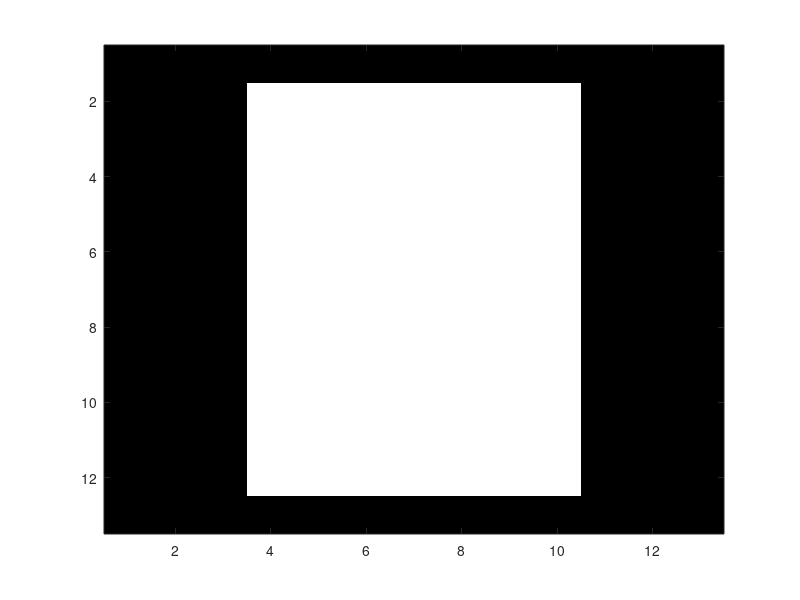
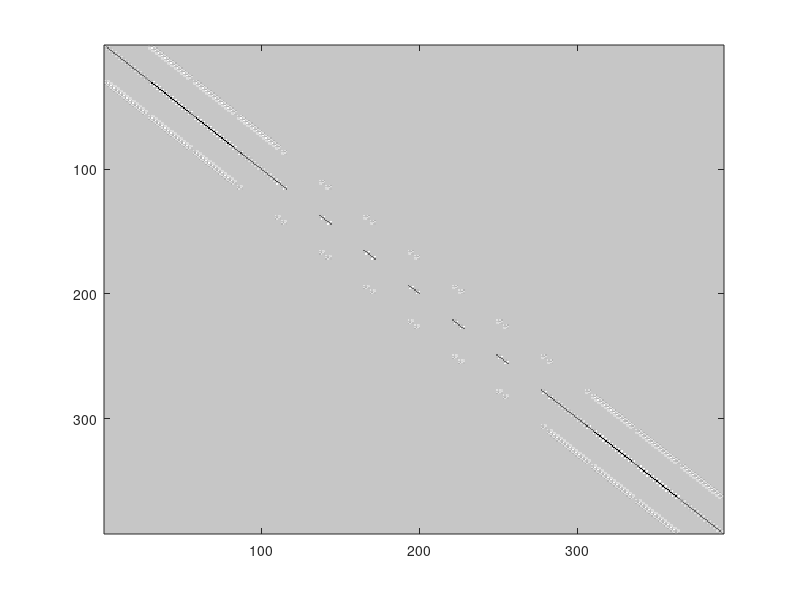
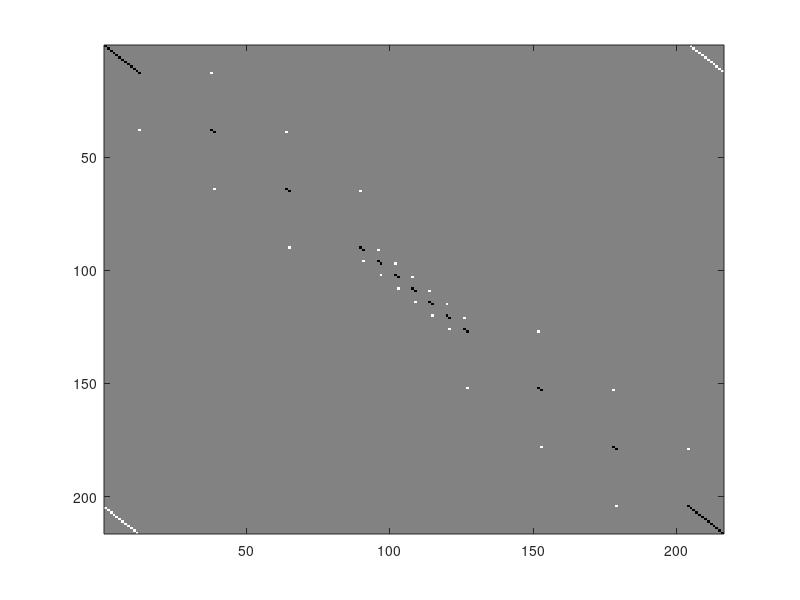
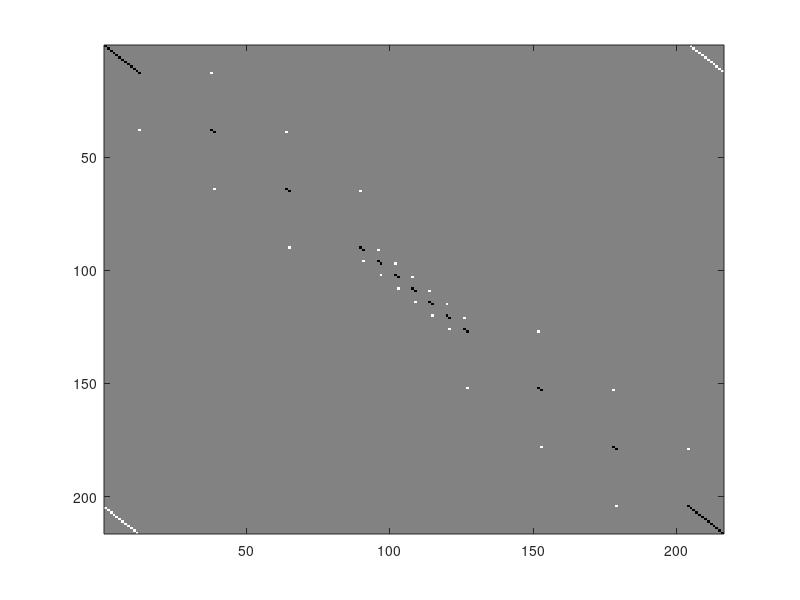

These charts were generated, in order, by the following MATLAB code:
function testing2()
E = [1 0];
nx=13;
ny=13;
delta = 0.02; %change in volume in every iteration
rmin = min([7,ceil(nx/4),ceil(ny/4)]);     %for mesh independent filter
a = 1; b = 1; %a, b for the shape function of elements in the macro FEM
am = a/nx; bm = a/ny; %size for the elements in the micro FEM is determined from using a,b,nx,ny

% x = random_init(nx, ny, Vf);   %initial design for microscale FEM
% x = design1(nx, ny);
% x = design2(nx, ny);

B = @(x,y,a,b)[ y - b,     0,   b - y,       0, b + y,     0, - b - y,       0;
               0, x - a,       0, - a - x,     0, a + x,       0,   a - x;
               x - a, y - b, - a - x,   b - y, a + x, b + y,   a - x, - b - y]/(4*a*b);

nu=0.3;
D = 1/(1-nu^2)*[1   nu  0;
                nu  1   0;
                0   0   (1-nu)/2;];
KE = @(x,y) B(x,y,am,bm)'*D*B(x,y,am,bm);
vx = @(a,b)[-a  -b;
             a  -b;
             a   b;
            -a   b];
b1 = integQuad(@(x,y)B(x,y,am,bm), vx(am,bm));
ke = integQuad(KE, vx(am,bm));

x = design3(nx, ny);
% x(1:ny, 1:nx) = 1;
% x(2:4,2:4)=0;
plot_fig(x, 1);
% x(rand(), ran
tic;
u = microFEM(nx, ny, a/nx,b/ny,x,ke, b1, D, E);
toc;
Dh = homogenization(nx, ny, x, b1, u, D, E)
toc;
% plot_asmb(x);
end

function plot_fig(x, i)
% a = figure(1);
a = figure('visible', 'off');
colormap(gray);
imagesc(1-x);
saveas(a,[num2str(i), '.jpg']);
end

function plot_asmb(x)
n = 3;
s = size(x);
t = zeros(3*s);
for i=1:n
  for j=1:n
    t(1+(j-1)*s(2):j*s(2),1+(i-1)*s(1):i*s(1)) = x;
  end
end
plot_fig(t,0);
end

function plot_result(nx, ny, x, u)
[X, Y] = meshgrid(1:nx+1, 1:ny+1);
Y = flipud(Y);
X1 = X + 1*reshape(u(1:2:size(u)), ny+1, nx+1);
Y1 = Y + 1*reshape(u(2:2:size(u)), ny+1, nx+1);
% disp(u);
C = ones(ny+1, nx+1);
C(1:ny, 1:nx) = 1-x;
plot_fig(C, 5);
figure(2);
pcolor(X1, Y1, C);
colormap(gray);
pause(.1);
% plot(X,Y);
end

function xinit = design1(nx, ny)
xinit(1:ny, 1:nx) = 1;
xmid = ceil(nx/2); ymid=ceil(ny/2);
xinit(ymid:ymid+1,xmid:xmid+1) = 0;
end

function xinit = design2(nx, ny)
xinit(1:ny, 1:nx) = 1;
xinit(1,1)=0;
xinit(ny,1)=0;
xinit(1,nx)=0;
xinit(ny, nx)=0;
end

function xinit = design3(nx, ny)
xinit(1:ny, 1:nx) = 1;
xmid = ceil((nx+1)/2); ymid=ceil((ny+1)/2);
xinit(ymid-2-(ny-1)/4:ymid+2+(ny-1)/4,xmid-(nx-1)/4:xmid+(nx-1)/4) = 0;
end

function Dh = homogenization(nx, ny, x, b1, u, D, E)
Dh =  zeros(3,3); %initialising Dh to be 3x3
% nx = 3; ny = 3;
for i=1:nx
  for j=1:ny
    n1 = (ny+1)*(i-1)+j;
    n2 = (ny+1)*i+j;
%     dof = [2*n1-1; 2*n1; 2*n2-1; 2*n2; 2*n2+1; 2*n2+2; 2*n1+1; 2*n1+2];
    dof = [2*n1+1; 2*n1+2;  2*n2+1; 2*n2+2; 2*n2-1; 2*n2; 2*n1-1; 2*n1;];
%     dof = [2*n2+1; 2*n2+2; 2*n1-1; 2*n1; 2*n2-1; 2*n2; 2*n1+1; 2*n1+2;];
%     b1*u(dof,:)
    Dh = Dh + (x(j, i)*E(1)+(1-x(j, i))*E(2))*(b1*u(dof, :));         %
  end
end
Dh = double(D*(eye(3)-Dh/4));
end

%% Perform microFEM
function u = microFEM(nx, ny, am, bm, x, ke, b1, D, E)
a = am; b = bm;
k = sparse(2*(nx+1)*(ny+1), 2*(nx+1)*(ny+1));
F = sparse(2*(nx+1)*(ny+1), 3);
for i=1:nx
  for j=1:ny
    n1 = (ny+1)*(i-1)+j;
    n2 = (ny+1)*i+j;
    dof = [2*n1+1; 2*n1+2; 2*n2+1; 2*n2+2; 2*n2-1; 2*n2; 2*n1-1; 2*n1;];
%     dof = [2*n2+1; 2*n2+2; 2*n1-1; 2*n1; 2*n2-1; 2*n2; 2*n1+1; 2*n1+2;]
    %k is the assembly of elemental stiffness matrices
    %every elemental stiffness matrix is identical, i.e. ke is calculated
    %once and for different element it is multiplied by the relative
    %density of element
    k(dof, dof) = k(dof, dof) + (x(j, i)*E(1)+(1-x(j, i))*E(2))*ke;
    F(dof, :) = F(dof, :) + (x(j, i)*E(1)+(1-x(j, i))*E(2))*b1'*D;
%     F(dof, :) = F(dof, :) + x(j,i)*b1'*D;
%     F(dof, :) = F(dof, :) + b1'*D;
  end
end
plot_fig(k, 2);
% plot_fig(F, 3);
z = hanging_nodes(x)
% u1=pbc(nx, ny, a,b,k,[1,0,0]);
% u2=pbc(nx, ny, a,b,k,[0,1,0]);
% u3=pbc(nx, ny, a,b,k,[0,0,1]);
u1=new_pbc(nx, ny, a,b,z,k,F,[1,0,0]);
u2=new_pbc(nx, ny, a,b,z,k,F,[0,1,0]);
u3=new_pbc(nx, ny, a,b,z,k,F,[0,0,1]);
u = [u1 u2 u3];
% plot_fig(u, 3);
plot_result(nx, ny, x, u(:,2));

end

function dof = hanging_nodes(x)
dof=[];
[ny, nx] = size(x);
x = x(1:ny,1:nx-1)+x(1:ny, 2:nx);
x = x(1:ny-1,1:nx-1)+x(2:ny,1:nx-1);
for i=1:nx-1
  for j=1:ny-1
    if ~x(j, i)
      n1 = (ny+1)*(i-1)+j;
      n2 = (ny+1)*i+j;
      dof = [dof, 2*n2+1, 2*n2+2];   
    end
  end
end
end

%%
function u = new_pbc(nx, ny, a, b, zerodofs, k, F, strain)
us = (4*(ny+1)-1):2*(ny+1):2*(ny+1)*nx;
ue = (2*(ny+1)*(nx+1)-2*ny+1):2:(2*(ny+1)*(nx+1)-2);
un = (2*(ny+1)+1):2*(ny+1):2*(ny+1)*nx;
uw = 3:2:2*ny;

if strain(3)==1
fixeddofs = [2*ny+1:2*ny+2, 2*(nx+1)*(ny+1)-1:2*(nx+1)*(ny+1),...
            2*(ny+1)*(nx)+1:2*(ny+1)*(nx)+2, 1:2, uw+1, ue+1, un, us];

C = zeros((nx+ny-2), 2*(nx+1)*(ny+1));
Q = zeros((nx+ny-2), 1);
Q(1:length(uw), :)        =0;
C(sub2ind(size(C),1:length(uw), ue))       =1;    
C(sub2ind(size(C),1:length(uw), uw))       =-1;    l=length(uw);  
Q(l+1:l+length(un), :)    =0;
C(sub2ind(size(C),l+1:l+length(un), un+1))   =1;     
C(sub2ind(size(C),l+1:l+length(un), us+1))   =-1;    l=l+length(un);
else
fixeddofs = [2*ny+1:2*ny+2, 2*(nx+1)*(ny+1)-1:2*(nx+1)*(ny+1),...
            2*(ny+1)*(nx)+1:2*(ny+1)*(nx)+2, 1:2, uw, ue, un+1, us+1];

C = zeros((nx+ny-2), 2*(nx+1)*(ny+1));
Q = zeros((nx+ny-2), 1);
Q(1:length(uw), :)        =0;
C(sub2ind(size(C),1:length(uw), ue+1))       =1;    
C(sub2ind(size(C),1:length(uw), uw+1))       =-1;    l=length(uw);  
Q(l+1:l+length(un), :)    =0;
C(sub2ind(size(C),l+1:l+length(un), un))   =1;     
C(sub2ind(size(C),l+1:l+length(un), us))   =-1;    l=l+length(un);
end
fixeddofs = [fixeddofs, zerodofs];
freedofs = setdiff(1:2*(nx+1)*(ny+1), fixeddofs);
alpha=1e2;
r = F*strain';
u = sparse(2*(nx+1)*(ny+1),1);
u(fixeddofs, :) = 0;

% r = zeros(size(u));
% r = r - k(:, fixeddofs)*u(fixeddofs,:);
plot_fig(alpha*(C(:, freedofs)'*C(:, freedofs)), 4);
kdash = k(freedofs, freedofs)+alpha*(C(:, freedofs)'*C(:, freedofs));
u(freedofs, :)=kdash\(r(freedofs,:) + C(:, freedofs)'*alpha*Q);
end
%%
function u = pbc(nx, ny, a, b, k, strain)
us = (4*(ny+1)-1):2*(ny+1):2*(ny+1)*nx;
ue = (2*(ny+1)*(nx+1)-2*ny+1):2:(2*(ny+1)*(nx+1)-2);
un = (2*(ny+1)+1):2*(ny+1):2*(ny+1)*nx;
uw = 3:2:2*ny;
fixeddofs = [2*ny+1:2*ny+2, 2*(nx+1)*(ny+1)-1:2*(nx+1)*(ny+1),...
            2*(ny+1)*(nx)+1:2*(ny+1)*(nx)+2, 1:2];
freedofs = setdiff(1:2*(nx+1)*(ny+1), fixeddofs);
alpha=1e7;

C = zeros(2*(nx+ny)-4, 2*(nx+1)*(ny+1));
Q = zeros(2*(nx+ny)-4, 1);
Q(1:length(uw), :)        =2*a*strain(1);
C(sub2ind(size(C),1:length(uw), ue))       =1;    
C(sub2ind(size(C),1:length(uw), uw))       =-1;    l=length(uw);  
Q(l+1:l+length(uw), :)    =2*a*strain(3)/2;
C(sub2ind(size(C),l+1:l+length(uw), ue+1)) =1;     
C(sub2ind(size(C),l+1:l+length(uw), uw+1)) =-1;    l=l+length(uw);
Q(l+1:l+length(un), :)    =2*b*strain(3)/2;
C(sub2ind(size(C),l+1:l+length(un), un))   =1;     
C(sub2ind(size(C),l+1:l+length(un), us))   =-1;    l=l+length(un);
Q(l+1:l+length(un), :)    =2*b*strain(2);
C(sub2ind(size(C),l+1:l+length(un), un+1)) =1;     
C(sub2ind(size(C),l+1:l+length(un), us+1)) =-1;    l=l+length(un);

u = sparse(2*(nx+1)*(ny+1),1);
u(fixeddofs,:) = [ 0, 0, ...
      2*a*strain(1), 2*a*strain(3)/2, ...
      2*a*strain(1)+2*b*strain(3)/2, 2*a*strain(3)/2+2*b*strain(2),...
      2*b*strain(3)/2, 2*b*strain(2)]'; 

r = zeros(size(u));
r = r - k(:, fixeddofs)*u(fixeddofs,:);
kdash = k(freedofs, freedofs)+alpha*(C(:, freedofs)'*C(:, freedofs));
u(freedofs, :)=kdash\(r(freedofs,:) + C(:, freedofs)'*alpha*Q);
end
%%
function [U]=FE(nelx,nely,x,penal)
[KE] = lk
K = sparse(2*(nelx+1)*(nely+1), 2*(nelx+1)*(nely+1));
F = sparse(2*(nely+1)*(nelx+1),1); U = zeros(2*(nely+1)*(nelx+1),1);
for elx = 1:nelx
  for ely = 1:nely
    n1 = (nely+1)*(elx-1)+ely; 
    n2 = (nely+1)* elx   +ely;
%     edof = [2*n1-1; 2*n1; 2*n2-1; 2*n2; 2*n2+1; 2*n2+2; 2*n1+1; 2*n1+2];
    edof = sort([2*n1+1; 2*n1+2;  2*n2+1; 2*n2+2; 2*n2-1; 2*n2; 2*n1-1; 2*n1;]);
    K(edof,edof) = K(edof,edof) + x(ely,elx)^penal*KE;
  end
end
full(K)
% DEFINE LOADS AND SUPPORTS (HALF MBB-BEAM)
F([1+2*(nely+1)*nelx:2:2*(nely+1)*(nelx+1)],1) = 1;
fixeddofs   = union([1:2:2*(nely+1)],union([2:(nely+1)*2:2*(nelx+1)*(nely+1)],[2*(nely+1):2*(nely+1):2*(nely+1)*(nelx+1)]));
alldofs     = [1:2*(nely+1)*(nelx+1)];
freedofs    = setdiff(alldofs,fixeddofs);
% SOLVING
U(freedofs,:) = K(freedofs,freedofs) \ F(freedofs,:);      
U(fixeddofs,:)= 0;
end

function [KE]=lk
E = 1.; 
nu = 0.3;
k=[ 1/2-nu/6   1/8+nu/8 -1/4-nu/12 -1/8+3*nu/8 ... 
   -1/4+nu/12 -1/8-nu/8  nu/6       1/8-3*nu/8];
KE = E/(1-nu^2)*[ k(1) k(2) k(3) k(4) k(5) k(6) k(7) k(8)
                  k(2) k(1) k(8) k(7) k(6) k(5) k(4) k(3)
                  k(3) k(8) k(1) k(6) k(7) k(4) k(5) k(2)
                  k(4) k(7) k(6) k(1) k(8) k(3) k(2) k(5)
                  k(5) k(6) k(7) k(8) k(1) k(2) k(3) k(4)
                  k(6) k(5) k(4) k(3) k(2) k(1) k(8) k(7)
                  k(7) k(4) k(5) k(2) k(3) k(8) k(1) k(6)
                  k(8) k(3) k(2) k(5) k(4) k(7) k(6) k(1)];
end

function valInteg = integQuad(F,vertices)
    w = [1 1 1 1];
    ptGaussRef =[-0.5774   -0.5774;
                  0.5774   -0.5774;
                  0.5774    0.5774;
                 -0.5774    0.5774];
    % Shape functions
    Psi1=@(x,y)(1-x).*(1-y)/4;
    Psi2=@(x,y)(1+x).*(1-y)/4;
    Psi3=@(x,y)(1+x).*(1+y)/4;
    Psi4=@(x,y)(1-x).*(1+y)/4;
    % Shape function derivatives
    dPsi11=@(x,y) -(1-y)/4;
    dPsi21=@(x,y) (1-y)/4;
    dPsi31=@(x,y) (1+y)/4;
    dPsi41=@(x,y) -(1+y)/4;
    dPsi12=@(x,y) -(1-x)/4;
    dPsi22=@(x,y) -(1+x)/4;
    dPsi32=@(x,y) (1+x)/4;
    dPsi42=@(x,y) (1-x)/4;
    % Gradient matrix
    Jacb =@(x,y) [dPsi11(x,y), dPsi21(x,y),dPsi31(x,y),dPsi41(x,y);...
                  dPsi12(x,y), dPsi22(x,y),dPsi32(x,y),dPsi42(x,y)];
    % evaluate Shape functions on Gaussian reference points
    xi = ptGaussRef(:,1);
    eta = ptGaussRef(:,2);
    evalPsi1 = Psi1(xi,eta);
    evalPsi2 = Psi2(xi,eta);
    evalPsi3 = Psi3(xi,eta);
    evalPsi4 = Psi4(xi,eta);
    % from the change of variables function
    ptGaussDomain = [evalPsi1,evalPsi2,evalPsi3,evalPsi4]*vertices;
    % evaluate Jacobian contribution for each point
    for i=1:size(xi,1)
        evalDetJacb(i) = abs(det(Jacb(xi(i),eta(i))*vertices));
    end
    %evaluate the function on the domain points
    %evalF=F(ptGaussDomain(:,1),ptGaussDomain(:,2));
    % Finally, apply Gauss formula
    suma=zeros(size(F(vertices(1,1), vertices(1,2))));
    for i=1:size(ptGaussDomain,1)
        suma=suma+w(i)*F(ptGaussDomain(i,1),ptGaussDomain(i,2))*evalDetJacb(i);
    end
    valInteg = suma;
end